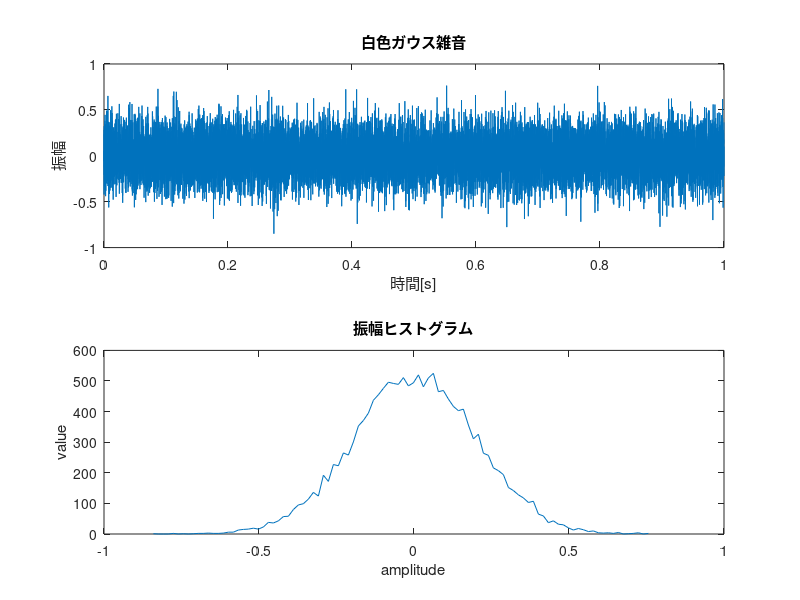

Recreate this plot in MATLAB.
clear;

Fs=16000;  
t=([0:Fs-1]/Fs);
x=0.2*randn(1,Fs);   %make white noise


% plots from here 
subplot(2,1,1);
plot(t,x);
axis([0 1,-1 1]);
xlabel('時間[s]');
ylabel('振幅');
title('白色ガウス雑音');

subplot(2,1,2);
num=100;                %ヒストグラムを何段階に分割するのか
[h,c]=hist(x,num);      %h:各スロットの頻度,c:各スロットの中心値
plot(c,h);
ylabel('value');
xlabel('amplitude');
title('振幅ヒストグラム');

sound(x,Fs);
